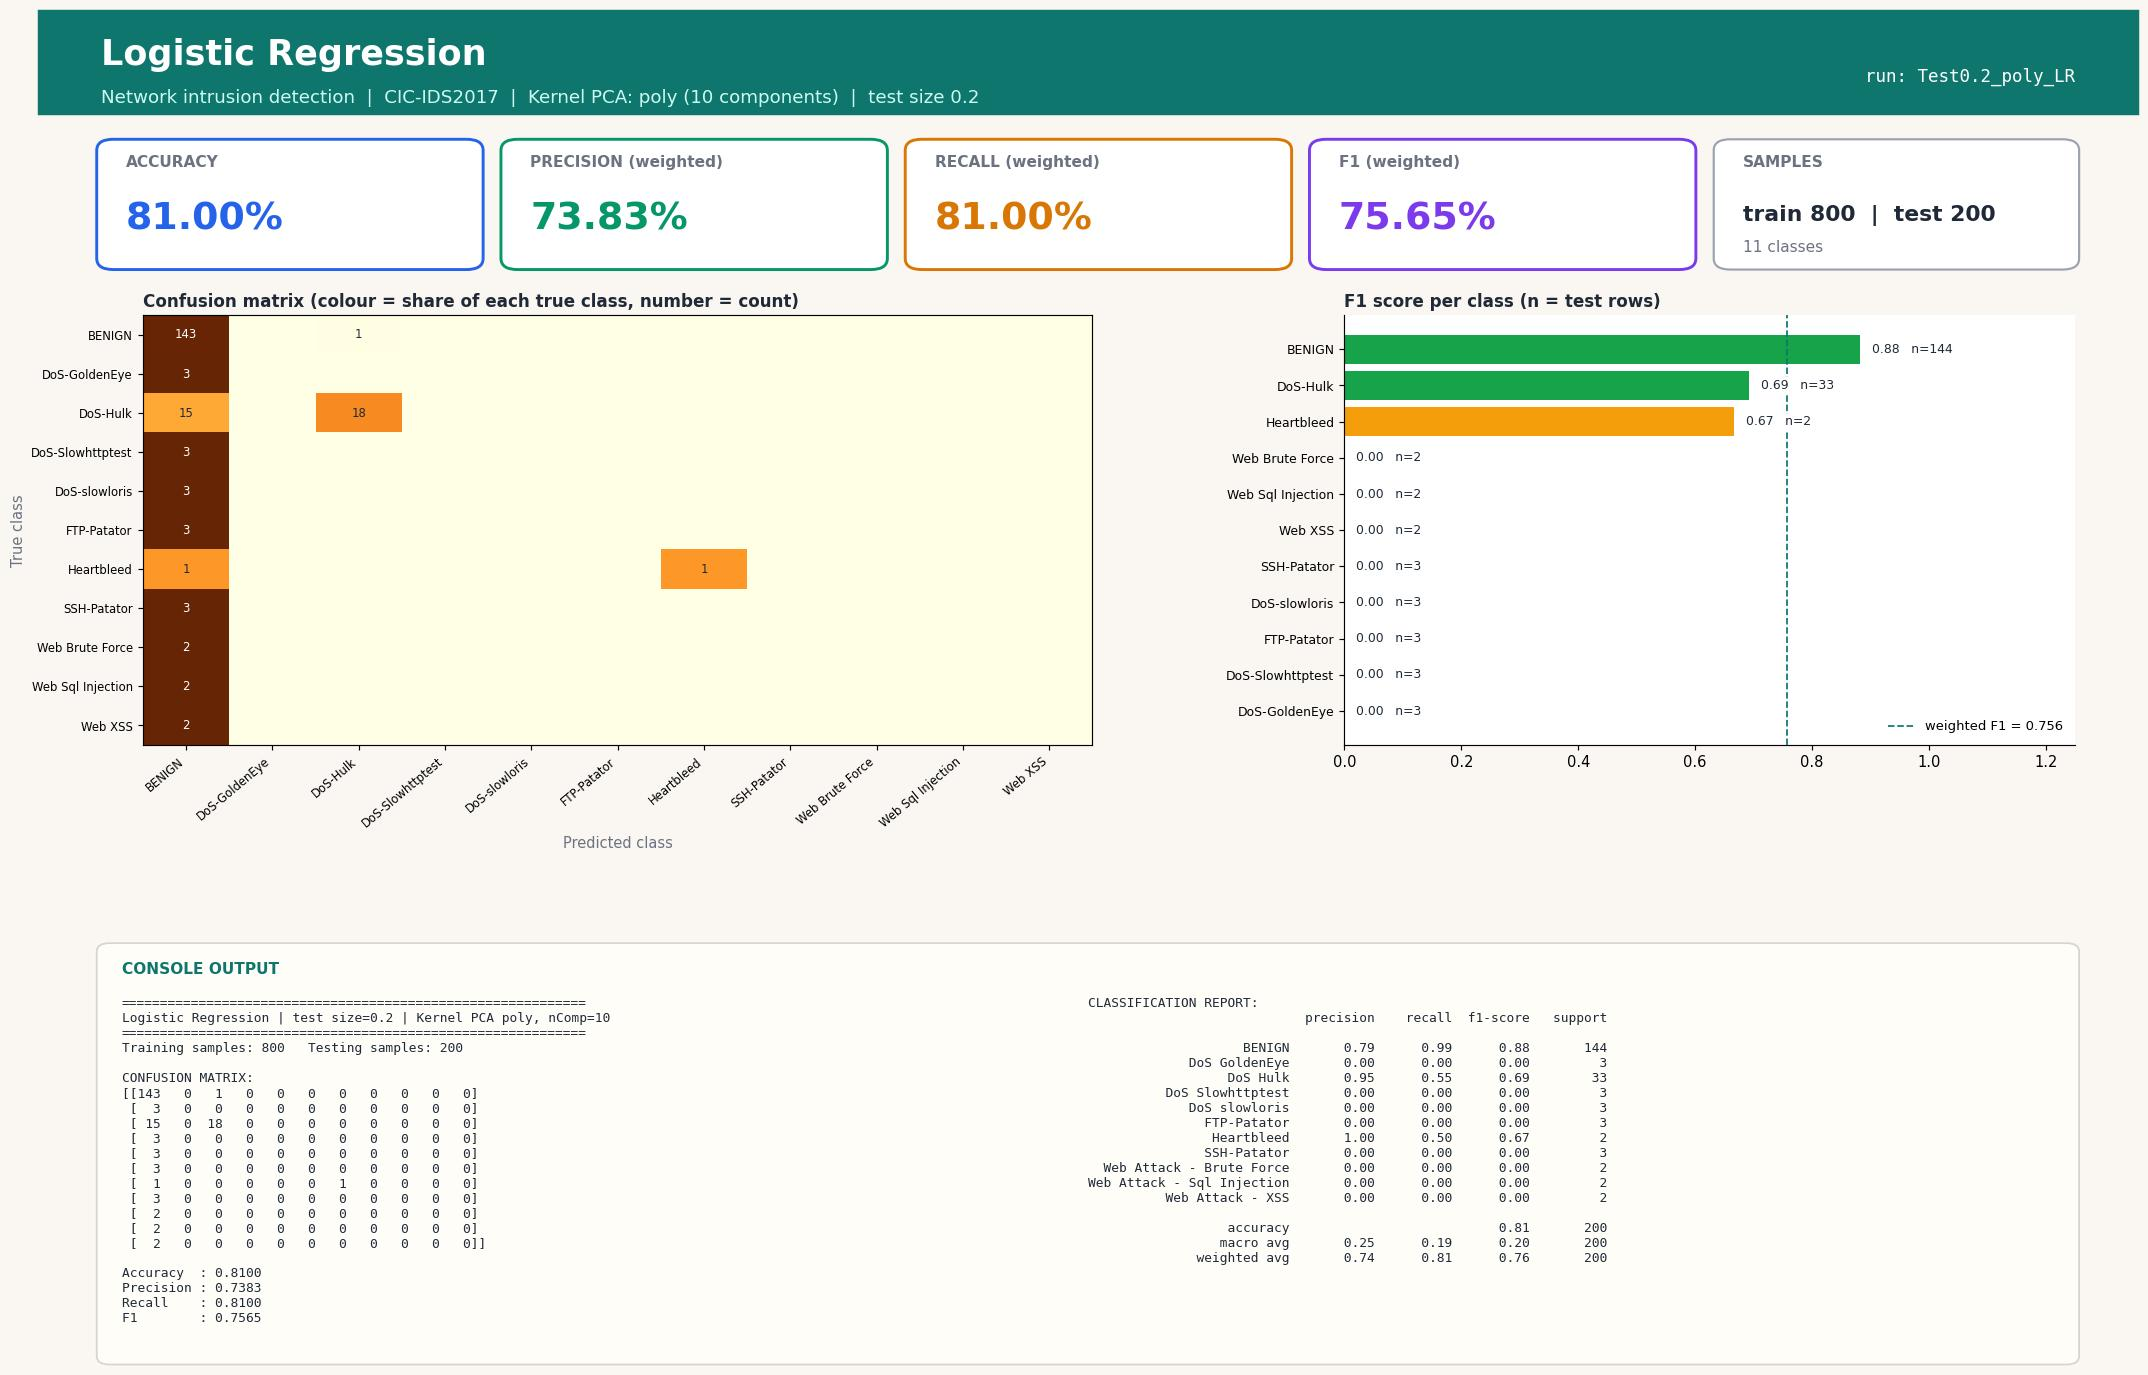

Write the Python code that produced this figure.
#!/usr/bin/env python3
"""Logistic Regression | Test size 0.2 | Kernel PCA kernel=poly, n_components=10
CIC-IDS2017 (Tue+Wed+Thu-morning) 1000-row stratified sample.
Run in any IDE (Spyder / VS Code / PyCharm / Jupyter): open the file and press Run, no arguments needed.
Saves next to this file: 'Test0.2_poly_LR.jpg' - one image with the console output (confusion matrix, metrics, classification report) plus charts."""
import json, os
import numpy as np
import matplotlib.pyplot as plt
from sklearn.decomposition import KernelPCA
from sklearn.linear_model import LogisticRegression
from sklearn.metrics import (accuracy_score, classification_report, confusion_matrix,
                             f1_score, precision_score, recall_score)
from sklearn.model_selection import train_test_split
from sklearn.preprocessing import StandardScaler

TEST_SIZE, KERNEL, N_COMP, ALG, ALG_NAME = 0.2, "poly", 10, "LR", "Logistic Regression"
try:
    HERE = os.path.dirname(os.path.abspath(__file__))
except NameError:                      # Jupyter / interactive console
    HERE = os.getcwd()
def _find_root():                      # folder that contains data/sample.npz (works from any working directory)
    for p in (HERE, os.path.join(HERE, ".."), os.path.join(HERE, "..", ".."), os.getcwd()):
        if os.path.exists(os.path.join(p, "data", "sample.npz")):
            return os.path.abspath(p)
    raise FileNotFoundError("data/sample.npz not found - run prepare_data.py or keep the repo folder structure")
ROOT = _find_root()
tag = f"Test{TEST_SIZE}_{KERNEL}_{ALG}"

# 1. LOAD cached, cleaned sample (see prepare_data.py)
d = np.load(os.path.join(ROOT, "data", "sample.npz"), allow_pickle=True)
X, y, class_names = d["X"], d["y"], [str(c).replace("�", "-") for c in d["classes"]]

# 2. SPLIT
X_train, X_test, y_train, y_test = train_test_split(
    X, y, test_size=TEST_SIZE, random_state=42, stratify=y)

# 3. SCALE (fit on train only)
scaler = StandardScaler()
X_train = scaler.fit_transform(X_train); X_test = scaler.transform(X_test)

# 4. DIMENSIONALITY REDUCTION: Kernel PCA (fit on train only; gamma = sklearn default 1/n_features)
kpca = KernelPCA(n_components=N_COMP, kernel=KERNEL, random_state=0)
X_train = kpca.fit_transform(X_train); X_test = kpca.transform(X_test)

# 5. CLASSIFIER
classifier = LogisticRegression(max_iter=1000, solver="lbfgs", random_state=0)
classifier.fit(X_train, y_train)
y_pred = classifier.predict(X_test)

# 6. METRICS
labels = np.arange(len(class_names))
cm = confusion_matrix(y_test, y_pred, labels=labels)
res = dict(test_size=TEST_SIZE, kernel=KERNEL, n_components=N_COMP, algorithm=ALG, model=ALG_NAME,
           n_train=int(len(y_train)), n_test=int(len(y_test)),
           accuracy=accuracy_score(y_test, y_pred),
           precision=precision_score(y_test, y_pred, average="weighted", zero_division=0),
           recall=recall_score(y_test, y_pred, average="weighted", zero_division=0),
           f1=f1_score(y_test, y_pred, average="weighted", zero_division=0))
report = classification_report(y_test, y_pred, labels=labels, target_names=class_names, zero_division=0)
lines = ["=" * 60, f"{ALG_NAME} | test size={TEST_SIZE} | Kernel PCA {KERNEL}, nComp={N_COMP}", "=" * 60,
         f"Training samples: {len(y_train)}   Testing samples: {len(y_test)}", "", "CONFUSION MATRIX:", np.array2string(cm), ""]
for k in ("accuracy", "precision", "recall", "f1"): lines.append(f"{k.capitalize():10s}: {res[k]:.4f}")
lines += ["", "CLASSIFICATION REPORT:", report]
console_output = "\n".join(lines); print(console_output)

# 7. VISUAL OUTPUT: ONE report-style image (banner, KPI cards, charts, console output) - real results only
from matplotlib.patches import FancyBboxPatch, Rectangle
short = [c.replace("Web Attack - ", "Web ").replace("DoS ", "DoS-") for c in class_names]
rep = classification_report(y_test, y_pred, labels=labels, target_names=class_names, zero_division=0, output_dict=True)
cmn = cm / np.maximum(cm.sum(axis=1, keepdims=True), 1)          # row-normalised = per-class recall
INK, MUTED, BG, ACC = "#1f2937", "#6b7280", "#faf7f2", "#0f766e"
fig = plt.figure(figsize=(20, 13.2), dpi=105, facecolor=BG)
fig.add_artist(Rectangle((0, 0.925), 1, 0.075, transform=fig.transFigure, color=ACC, zorder=0))
fig.text(0.03, 0.968, f"{ALG_NAME}", fontsize=24, fontweight="bold", color="white", va="center")
fig.text(0.03, 0.937, f"Network intrusion detection  |  CIC-IDS2017  |  Kernel PCA: {KERNEL} ({N_COMP} components)  |  test size {TEST_SIZE}",
         fontsize=12.5, color="#ccfbf1", va="center")
fig.text(0.97, 0.952, f"run: {tag}", fontsize=12, color="white", ha="right", va="center", family="monospace")

# KPI cards
cards = [("ACCURACY", res["accuracy"], "#2563eb"), ("PRECISION (weighted)", res["precision"], "#059669"),
         ("RECALL (weighted)", res["recall"], "#d97706"), ("F1 (weighted)", res["f1"], "#7c3aed")]
for i, (lab, v, col) in enumerate(cards):
    x0 = 0.03 + i * 0.1925
    fig.add_artist(FancyBboxPatch((x0, 0.815), 0.18, 0.09, boxstyle="round,pad=0.002,rounding_size=0.008", transform=fig.transFigure,
                                  facecolor="white", edgecolor=col, linewidth=2))
    fig.text(x0 + 0.012, 0.887, lab, fontsize=10.5, color=MUTED, fontweight="bold")
    fig.text(x0 + 0.012, 0.842, f"{v * 100:.2f}%", fontsize=26, color=col, fontweight="bold")
fig.add_artist(FancyBboxPatch((0.80, 0.815), 0.17, 0.09, boxstyle="round,pad=0.002,rounding_size=0.008", transform=fig.transFigure,
                              facecolor="white", edgecolor="#9ca3af", linewidth=1.5))
fig.text(0.812, 0.887, "SAMPLES", fontsize=10.5, color=MUTED, fontweight="bold")
fig.text(0.812, 0.848, f"train {res['n_train']}  |  test {res['n_test']}", fontsize=15, color=INK, fontweight="bold")
fig.text(0.812, 0.826, f"{len(class_names)} classes", fontsize=10.5, color=MUTED)

gs = fig.add_gridspec(1, 2, left=0.05, right=0.97, top=0.78, bottom=0.47, wspace=0.30, width_ratios=[1.3, 1])
ax1 = fig.add_subplot(gs[0, 0]); ax2 = fig.add_subplot(gs[0, 1])
for ax in (ax1, ax2): ax.set_facecolor("white")
im = ax1.imshow(cmn, cmap="YlOrBr", vmin=0, vmax=1, aspect="auto")
ax1.set_xticks(labels); ax1.set_yticks(labels); ax1.set_xticklabels(short, rotation=40, ha="right", fontsize=8); ax1.set_yticklabels(short, fontsize=8)
ax1.set_title("Confusion matrix (colour = share of each true class, number = count)", loc="left", fontsize=11.5, color=INK, fontweight="bold")
ax1.set_xlabel("Predicted class", color=MUTED); ax1.set_ylabel("True class", color=MUTED)
for a_ in labels:
    for b_ in labels:
        if cm[a_, b_]: ax1.text(b_, a_, cm[a_, b_], ha="center", va="center", fontsize=8, color="white" if cmn[a_, b_] > 0.6 else INK)
f1s = [rep[c]["f1-score"] for c in class_names]; sup = [int(rep[c]["support"]) for c in class_names]
order = np.argsort(f1s)
cols = ["#dc2626" if f1s[i] < 0.34 else "#f59e0b" if f1s[i] < 0.67 else "#16a34a" for i in order]
ax2.barh(range(len(order)), [f1s[i] for i in order], color=cols)
ax2.set_yticks(range(len(order))); ax2.set_yticklabels([short[i] for i in order], fontsize=8.5); ax2.set_xlim(0, 1.25)
ax2.set_title("F1 score per class (n = test rows)", loc="left", fontsize=11.5, color=INK, fontweight="bold")
for k, i in enumerate(order): ax2.text(f1s[i] + 0.02, k, f"{f1s[i]:.2f}   n={sup[i]}", va="center", fontsize=8.5, color=INK, zorder=5, bbox=dict(facecolor="white", edgecolor="none", pad=1))
for sp in ("top", "right"): ax2.spines[sp].set_visible(False)
ax2.axvline(res["f1"], color=ACC, ls="--", lw=1.2, label=f"weighted F1 = {res['f1']:.3f}"); ax2.legend(loc="lower right", fontsize=9, frameon=False)

# console output panel (same text that is printed to the console)
fig.add_artist(FancyBboxPatch((0.03, 0.025), 0.94, 0.30, boxstyle="round,pad=0.002,rounding_size=0.006", transform=fig.transFigure,
                              facecolor="#fffdf8", edgecolor="#d6d3d1", linewidth=1.2))
fig.text(0.04, 0.305, "CONSOLE OUTPUT", fontsize=10.5, color=ACC, fontweight="bold")
split_at = lines.index("CLASSIFICATION REPORT:")
fig.text(0.04, 0.288, "\n".join(lines[:split_at]), family="monospace", fontsize=8.8, color=INK, va="top")
fig.text(0.50, 0.288, "\n".join(lines[split_at:]), family="monospace", fontsize=8.8, color=INK, va="top")
plt.savefig(os.path.join(HERE, tag + ".jpg"), format="jpg", bbox_inches="tight", facecolor=BG)
if os.environ.get("ACN_NO_SHOW") != "1": plt.show()   # IDEs display the image; run_all.py disables this
plt.close()

os.makedirs(os.path.join(ROOT, "results", "json"), exist_ok=True)
with open(os.path.join(ROOT, "results", "json", tag + ".json"), "w") as f: json.dump(res, f)
